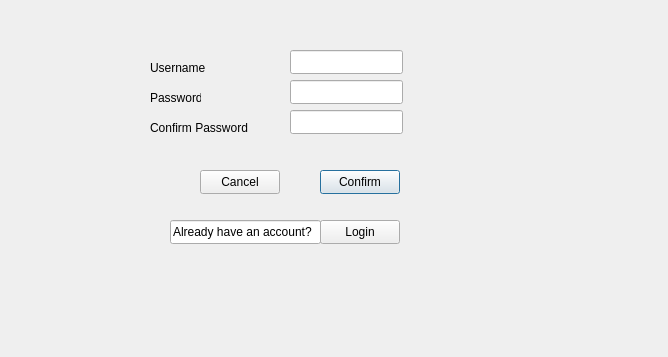
<?xml version="1.0" encoding="UTF-8"?>
<ui version="4.0">
 <class>SignupWindow</class>
 <widget class="QWidget" name="SignupWindow">
  <property name="geometry">
   <rect>
    <x>0</x>
    <y>0</y>
    <width>668</width>
    <height>357</height>
   </rect>
  </property>
  <property name="windowTitle">
   <string>Form</string>
  </property>
  <widget class="QPushButton" name="btnCancel">
   <property name="geometry">
    <rect>
     <x>200</x>
     <y>170</y>
     <width>80</width>
     <height>24</height>
    </rect>
   </property>
   <property name="text">
    <string>Cancel</string>
   </property>
  </widget>
  <widget class="QPushButton" name="btnConfirm">
   <property name="geometry">
    <rect>
     <x>320</x>
     <y>170</y>
     <width>80</width>
     <height>24</height>
    </rect>
   </property>
   <property name="text">
    <string>Confirm</string>
   </property>
   <property name="default">
    <bool>true</bool>
   </property>
  </widget>
  <widget class="QPushButton" name="btnLogin">
   <property name="geometry">
    <rect>
     <x>320</x>
     <y>220</y>
     <width>80</width>
     <height>24</height>
    </rect>
   </property>
   <property name="text">
    <string>Login</string>
   </property>
  </widget>
  <widget class="QLineEdit" name="txtUsername">
   <property name="geometry">
    <rect>
     <x>290</x>
     <y>50</y>
     <width>113</width>
     <height>24</height>
    </rect>
   </property>
  </widget>
  <widget class="QLabel" name="username">
   <property name="geometry">
    <rect>
     <x>150</x>
     <y>60</y>
     <width>71</width>
     <height>16</height>
    </rect>
   </property>
   <property name="text">
    <string>Username</string>
   </property>
  </widget>
  <widget class="QLabel" name="password">
   <property name="geometry">
    <rect>
     <x>150</x>
     <y>90</y>
     <width>51</width>
     <height>16</height>
    </rect>
   </property>
   <property name="text">
    <string>Password</string>
   </property>
  </widget>
  <widget class="QLabel" name="cpassword">
   <property name="geometry">
    <rect>
     <x>150</x>
     <y>120</y>
     <width>101</width>
     <height>16</height>
    </rect>
   </property>
   <property name="text">
    <string>Confirm Password</string>
   </property>
  </widget>
  <widget class="QLineEdit" name="txtPass">
   <property name="geometry">
    <rect>
     <x>290</x>
     <y>80</y>
     <width>113</width>
     <height>24</height>
    </rect>
   </property>
  </widget>
  <widget class="QLineEdit" name="txtCPass">
   <property name="geometry">
    <rect>
     <x>290</x>
     <y>110</y>
     <width>113</width>
     <height>24</height>
    </rect>
   </property>
  </widget>
  <widget class="QLineEdit" name="lineEdit_4">
   <property name="geometry">
    <rect>
     <x>170</x>
     <y>220</y>
     <width>151</width>
     <height>24</height>
    </rect>
   </property>
   <property name="text">
    <string>Already have an account?</string>
   </property>
   <property name="readOnly">
    <bool>true</bool>
   </property>
  </widget>
 </widget>
 <resources/>
 <connections/>
</ui>
